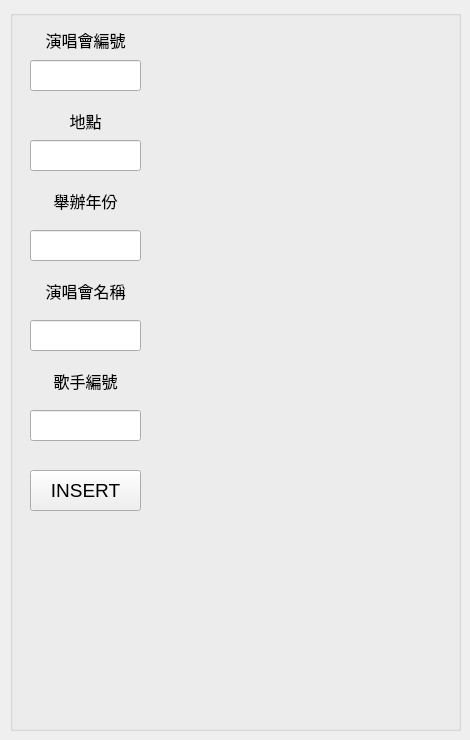
    <widget class="QWidget" name="tab_5">
     <attribute name="title">
      <string>演唱會</string>
     </attribute>
     <widget class="QGroupBox" name="groupBox_3">
      <property name="geometry">
       <rect>
        <x>10</x>
        <y>10</y>
        <width>451</width>
        <height>721</height>
       </rect>
      </property>
      <property name="font">
       <font>
        <family>Arial</family>
        <pointsize>14</pointsize>
       </font>
      </property>
      <property name="title">
       <string/>
      </property>
      <widget class="QLabel" name="label_15">
       <property name="geometry">
        <rect>
         <x>20</x>
         <y>14</y>
         <width>111</width>
         <height>31</height>
        </rect>
       </property>
       <property name="font">
        <font>
         <family>Arial</family>
         <pointsize>12</pointsize>
        </font>
       </property>
       <property name="text">
        <string>演唱會編號</string>
       </property>
       <property name="alignment">
        <set>Qt::AlignCenter</set>
       </property>
      </widget>
      <widget class="QLabel" name="label_16">
       <property name="geometry">
        <rect>
         <x>20</x>
         <y>100</y>
         <width>111</width>
         <height>21</height>
        </rect>
       </property>
       <property name="font">
        <font>
         <family>Arial</family>
         <pointsize>12</pointsize>
        </font>
       </property>
       <property name="text">
        <string>地點</string>
       </property>
       <property name="alignment">
        <set>Qt::AlignCenter</set>
       </property>
      </widget>
      <widget class="QLabel" name="label_17">
       <property name="geometry">
        <rect>
         <x>20</x>
         <y>180</y>
         <width>111</width>
         <height>21</height>
        </rect>
       </property>
       <property name="font">
        <font>
         <family>Arial</family>
         <pointsize>12</pointsize>
        </font>
       </property>
       <property name="text">
        <string>舉辦年份</string>
       </property>
       <property name="alignment">
        <set>Qt::AlignCenter</set>
       </property>
      </widget>
      <widget class="QPushButton" name="pushButton_3">
       <property name="geometry">
        <rect>
         <x>20</x>
         <y>460</y>
         <width>111</width>
         <height>41</height>
        </rect>
       </property>
       <property name="text">
        <string>INSERT</string>
       </property>
      </widget>
      <widget class="QLabel" name="label_18">
       <property name="geometry">
        <rect>
         <x>20</x>
         <y>270</y>
         <width>111</width>
         <height>21</height>
        </rect>
       </property>
       <property name="font">
        <font>
         <family>Arial</family>
         <pointsize>12</pointsize>
        </font>
       </property>
       <property name="text">
        <string>演唱會名稱</string>
       </property>
       <property name="alignment">
        <set>Qt::AlignCenter</set>
       </property>
      </widget>
      <widget class="QLabel" name="label_20">
       <property name="geometry">
        <rect>
         <x>20</x>
         <y>360</y>
         <width>111</width>
         <height>21</height>
        </rect>
       </property>
       <property name="font">
        <font>
         <family>Arial</family>
         <pointsize>12</pointsize>
        </font>
       </property>
       <property name="text">
        <string>歌手編號</string>
       </property>
       <property name="alignment">
        <set>Qt::AlignCenter</set>
       </property>
      </widget>
      <widget class="QLineEdit" name="lineEdit_16">
       <property name="geometry">
        <rect>
         <x>20</x>
         <y>50</y>
         <width>111</width>
         <height>31</height>
        </rect>
       </property>
      </widget>
      <widget class="QLineEdit" name="lineEdit_17">
       <property name="geometry">
        <rect>
         <x>20</x>
         <y>130</y>
         <width>111</width>
         <height>31</height>
        </rect>
       </property>
      </widget>
      <widget class="QLineEdit" name="lineEdit_18">
       <property name="geometry">
        <rect>
         <x>20</x>
         <y>220</y>
         <width>111</width>
         <height>31</height>
        </rect>
       </property>
      </widget>
      <widget class="QLineEdit" name="lineEdit_19">
       <property name="geometry">
        <rect>
         <x>20</x>
         <y>310</y>
         <width>111</width>
         <height>31</height>
        </rect>
       </property>
      </widget>
      <widget class="QLineEdit" name="lineEdit_20">
       <property name="geometry">
        <rect>
         <x>20</x>
         <y>400</y>
         <width>111</width>
         <height>31</height>
        </rect>
       </property>
      </widget>
     </widget>
    </widget>
